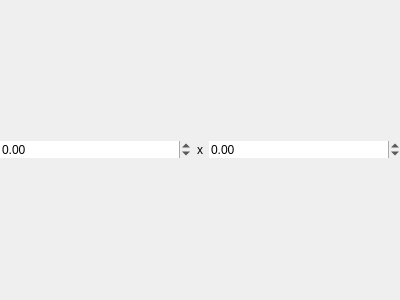
<?xml version="1.0" encoding="UTF-8"?>
<ui version="4.0">
 <class>GammaRay::PropertyDoublePairEditor</class>
 <widget class="QWidget" name="GammaRay::PropertyDoublePairEditor">
  <property name="geometry">
   <rect>
    <x>0</x>
    <y>0</y>
    <width>400</width>
    <height>300</height>
   </rect>
  </property>
  <layout class="QHBoxLayout" name="horizontalLayout" stretch="1,0,1">
   <property name="margin">
    <number>0</number>
   </property>
   <item>
    <widget class="QDoubleSpinBox" name="xBox">
     <property name="frame">
      <bool>false</bool>
     </property>
     <property name="minimum">
      <double>-999999999.000000000000000</double>
     </property>
     <property name="maximum">
      <double>999999999.000000000000000</double>
     </property>
    </widget>
   </item>
   <item>
    <widget class="QLabel" name="label">
     <property name="text">
      <string>x</string>
     </property>
     <property name="alignment">
      <set>Qt::AlignCenter</set>
     </property>
    </widget>
   </item>
   <item>
    <widget class="QDoubleSpinBox" name="yBox">
     <property name="frame">
      <bool>false</bool>
     </property>
     <property name="minimum">
      <double>-999999999.000000000000000</double>
     </property>
     <property name="maximum">
      <double>999999999.000000000000000</double>
     </property>
    </widget>
   </item>
  </layout>
 </widget>
 <resources/>
 <connections/>
</ui>
